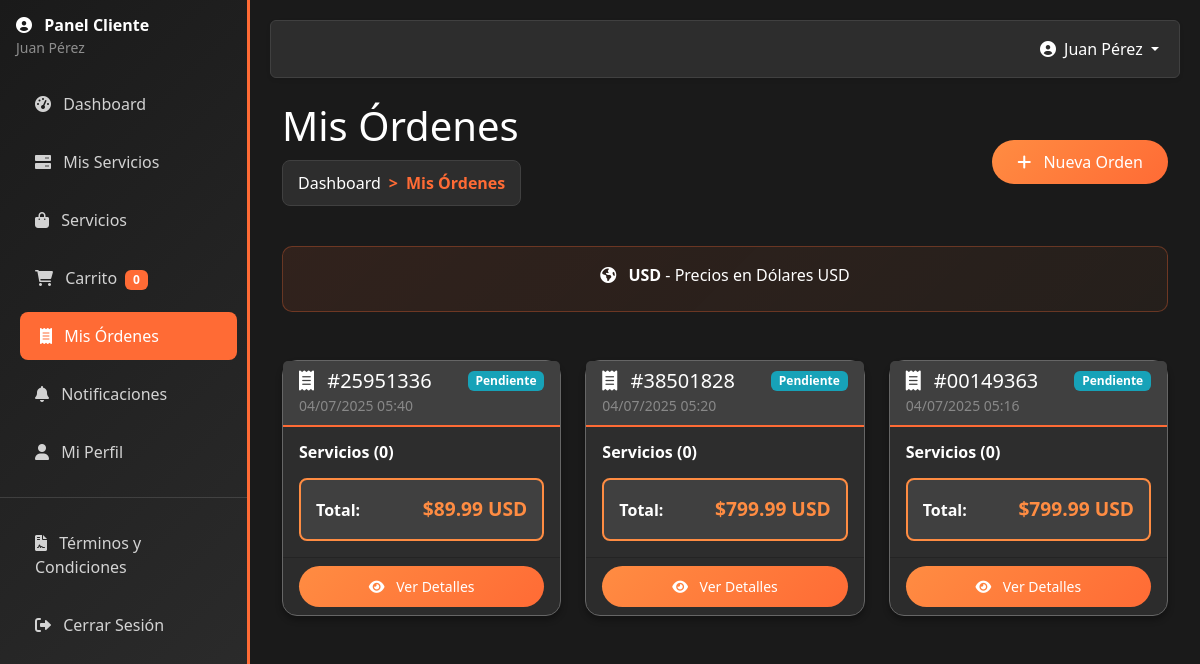
Page /accounts/my-orders/ (signed in) on the committed database.
### accounts/models.py (models this page shows, shortened)
class User(AbstractUser):
    USER_TYPE_CHOICES = [
        ('admin', 'Administrador'),
        ('client', 'Cliente'),
    ]
    user_type = models.CharField(max_length=10, choices=USER_TYPE_CHOICES, default='client')
    phone = models.CharField(max_length=20, blank=True, null=True)
    company = models.CharField(max_length=100, blank=True, null=True, verbose_name="Empresa")
    address = models.TextField(blank=True, null=True, verbose_name="Dirección")
    city = models.CharField(max_length=50, blank=True, null=True, verbose_name="Ciudad")
    country = models.CharField(max_length=50, blank=True, null=True, verbose_name="País")
    two_factor_enabled = models.BooleanField(default=False)
    created_at = models.DateTimeField(auto_now_add=True)
    updated_at = models.DateTimeField(auto_now=True)
    def is_client(self):
        return self.user_type == 'client'

class Order(models.Model):
    STATUS_CHOICES = [
        ('pending', 'Pendiente'),
        ('processing', 'Procesando'),
        ('completed', 'Completada'),
        ('cancelled', 'Cancelada'),
        ('failed', 'Fallida'),
    ]
    user = models.ForeignKey(User, on_delete=models.CASCADE, verbose_name="Usuario", null=True, blank=True)
    order_number = models.CharField(max_length=20, unique=True, verbose_name="Número de Orden")
    status = models.CharField(max_length=20, choices=STATUS_CHOICES, default='pending', verbose_name="Estado")
    subtotal = models.DecimalField(max_digits=10, decimal_places=2, verbose_name="Subtotal")
    tax_amount = models.DecimalField(max_digits=10, decimal_places=2, default=0, verbose_name="Impuestos")
    total_amount = models.DecimalField(max_digits=10, decimal_places=2, verbose_name="Total")
    billing_name = models.CharField(max_length=200, verbose_name="Nombre de Facturación")
    billing_email = models.EmailField(verbose_name="Email de Facturación")
    billing_address = models.TextField(verbose_name="Dirección de Facturación")
    notes = models.TextField(blank=True, verbose_name="Notas")
    created_at = models.DateTimeField(auto_now_add=True, verbose_name="Fecha de Creación")
    updated_at = models.DateTimeField(auto_now=True, verbose_name="Fecha de Actualización")
    class Meta:
        verbose_name = "Orden"
        verbose_name_plural = "Órdenes"
        ordering = ['-created_at']

### accounts/views.py (the view, shortened to what this page needs)
# urls.py: path('my-orders/', views.my_orders, name='my_orders'),
@login_required
def my_orders(request):
    if not request.user.is_client():
        return redirect('adminpanel:admin_dashboard')
    orders = Order.objects.filter(user=request.user).order_by('-created_at')
    user_country = get_user_country(request, request.user)
    user_currency = get_currency_for_country(user_country)
    orders_with_formatted_prices = []
    for order in orders:
        if order.total_amount > 1000 and user_currency == 'COP':
            order.total_formatted = format_price(order.total_amount, 'COP')
            order.subtotal_formatted = format_price(order.subtotal, 'COP')
            order.currency = 'COP'
        elif order.total_amount <= 1000 and user_currency == 'COP':
            total_converted = convert_price_to_currency(order.total_amount, 'COP')
            subtotal_converted = convert_price_to_currency(order.subtotal, 'COP')
            order.total_formatted = format_price(total_converted, 'COP')
            order.subtotal_formatted = format_price(subtotal_converted, 'COP')
            order.currency = 'COP'
        else:
            order.total_formatted = format_price(order.total_amount, 'USD')
            order.subtotal_formatted = format_price(order.subtotal, 'USD')
            order.currency = 'USD'
        orders_with_formatted_prices.append(order)
    context = {
        'orders': orders_with_formatted_prices,
        'user_country': user_country,
        'user_currency': user_currency,
    }
    return render(request, 'accounts/my_orders.html', context)

### accounts/templates/accounts/my_orders.html (shortened to what this page needs)
{% extends 'accounts/client_base.html' %}
{% load service_extras %}
{% block content %}
<div class="container-fluid">
    <div class="row mb-4">
        <div class="col-12">
            <div class="d-flex justify-content-between align-items-center">
                <div>
                    <h1 class="page-title mb-0" style="color: white !important;">Mis Órdenes</h1>
                    <nav aria-label="breadcrumb">
                        <ol class="breadcrumb" style="background-color: #2d2d2d; padding: 10px 15px; border-radius: 8px; margin-top: 10px;">
                            <li class="breadcrumb-item"><a href="{% url 'accounts:client_dashboard' %}" style="color: white;">Dashboard</a></li>
                            <li class="breadcrumb-item active" style="color: #ff8c42;">Mis Órdenes</li>
                        </ol>
                    </nav>
                </div>
                <div>
                    <a href="{% url 'services:home' %}" class="btn btn-primary">
                        <i class="fas fa-plus me-2"></i>
                        Nueva Orden
                    </a>
                </div>
            </div>
        </div>
    </div>
    {% if user_currency %}
    <div class="row mb-4">
        <div class="col-12">
            {% show_currency_indicator user_country user_currency %}
        </div>
    </div>
    {% endif %}
    {% if orders %}
    <div class="row">
        {% for order in orders %}
        <div class="col-lg-6 col-xl-4 mb-4">
            <div class="card order-card h-100">
                <div class="card-header">
                    <div class="d-flex justify-content-between align-items-center">
                        <h5 class="mb-0" style="color: white !important;">
                            <i class="fas fa-receipt me-2" style="color: #ff8c42;"></i>
                            #{{ order.order_number }}
                        </h5>
                        <span class="badge {% if order.status == 'completed' %}bg-success{% elif order.status == 'processing' %}bg-warning{% elif order.status == 'pending' %}bg-info{% elif order.status == 'cancelled' %}bg-secondary{% else %}bg-danger{% endif %}">
                            {{ order.get_status_display }}
                        </span>
                    </div>
                    <small class="text-muted">{{ order.created_at|date:"d/m/Y H:i" }}</small>
                </div>
                <div class="card-body">
                    <div class="order-items mb-3">
                        <h6 style="color: white !important;">Servicios ({{ order.items.count }})</h6>
                    </div>
                    <div class="order-total">
                        <div class="d-flex justify-content-between align-items-center">
                            <strong style="color: white !important;">Total:</strong>
                            <strong style="color: #ff8c42 !important; font-size: 1.2rem;">
                                {{ order.total_formatted }}
                            </strong>
                        </div>
                    </div>
                </div>
                <div class="card-footer">
                    <div class="d-grid gap-2">
                        <a href="{% url 'accounts:order_detail' order.order_number %}" class="btn btn-primary btn-sm">
                            <i class="fas fa-eye me-2"></i>
                            Ver Detalles
                        </a>
                    </div>
                </div>
            </div>
        </div>
        {% endfor %}
    </div>
    {% endif %}
</div>
{% endblock %}

### accounts/templates/accounts/client_base.html (shortened to what this page needs)
<!DOCTYPE html>
<html lang="es">
<head>
    <link href="https://cdn.jsdelivr.net/npm/bootstrap@5.3.0/dist/css/bootstrap.min.css" rel="stylesheet">
    <link rel="stylesheet" href="https://cdnjs.cloudflare.com/ajax/libs/font-awesome/6.0.0/css/all.min.css">
</head>
<body>
    <div class="sidebar">
        <div class="p-3">
            <h4 class="navbar-brand mb-0">
                <i class="fas fa-user-circle me-2"></i>
                Panel Cliente
            </h4>
            <small class="text-white-50">{{ user.get_full_name|default:user.username }}</small>
        </div>
        <nav class="nav flex-column">
            <a class="nav-link {% if request.resolver_match.url_name == 'client_dashboard' %}active{% endif %}"
               href="{% url 'accounts:client_dashboard' %}">
                <i class="fas fa-tachometer-alt me-2"></i> Dashboard
            </a>
            <a class="nav-link {% if request.resolver_match.url_name == 'client_services' %}active{% endif %}"
               href="{% url 'accounts:client_services' %}">
                <i class="fas fa-server me-2"></i> Mis Servicios
            </a>
            <a class="nav-link {% if request.resolver_match.url_name == 'home' %}active{% endif %}"
               href="{% url 'services:home' %}">
                <i class="fas fa-shopping-bag me-2"></i> Servicios
            </a>
            <a class="nav-link position-relative {% if request.resolver_match.url_name == 'cart' %}active{% endif %}"
               href="{% url 'services:cart' %}">
                <i class="fas fa-shopping-cart me-2"></i> Carrito
                <span class="badge bg-orange ms-1" id="cart-count">{{ cart_items_count }}</span>
            </a>
            <a class="nav-link {% if request.resolver_match.url_name == 'my_orders' %}active{% endif %}"
               href="{% url 'accounts:my_orders' %}">
                <i class="fas fa-receipt me-2"></i> Mis Órdenes
            </a>
            <a class="nav-link position-relative {% if request.resolver_match.url_name == 'client_notifications' %}active{% endif %}"
               href="{% url 'accounts:client_notifications' %}">
                <i class="fas fa-bell me-2"></i> Notificaciones
            </a>
            <a class="nav-link {% if request.resolver_match.url_name == 'client_profile' %}active{% endif %}"
               href="{% url 'accounts:client_profile' %}">
                <i class="fas fa-user me-2"></i> Mi Perfil
            </a>
            <hr class="text-white-50">
            <a class="nav-link {% if request.resolver_match.url_name == 'terms_and_conditions' %}active{% endif %}"
               href="{% url 'accounts:terms_and_conditions' %}">
                <i class="fas fa-file-contract me-2"></i> Términos y Condiciones
            </a>
            <a class="nav-link" href="{% url 'accounts:logout' %}">
                <i class="fas fa-sign-out-alt me-2"></i> Cerrar Sesión
            </a>
        </nav>
    </div>
    <div class="main-content">
        <nav class="navbar navbar-expand-lg navbar-dark rounded shadow-sm mb-4" style="background-color: var(--card-bg); border: 1px solid var(--border-color);">
            <div class="container-fluid">
                <div class="navbar-nav ms-auto">
                    <div class="nav-item dropdown">
                        <a class="nav-link dropdown-toggle" href="#" role="button" data-bs-toggle="dropdown">
                            <i class="fas fa-user-circle me-1"></i>
                            {{ user.get_full_name|default:user.username }}
                        </a>
                    </div>
                </div>
            </div>
        </nav>
        {% block content %}{% endblock %}
    </div>
</body>
</html>

### rows in the picture
User: get_full_name "Juan Pérez"
Order: order_number "25951336", status "Pendiente", created_at "04/07/2025 05:40", items.count "0", total_formatted "$89.99 USD"
Order: order_number "38501828", status "Pendiente", created_at "04/07/2025 05:20", items.count "0", total_formatted "$799.99 USD"
Order: order_number "00149363", status "Pendiente", created_at "04/07/2025 05:16", items.count "0", total_formatted "$799.99 USD"

### other values in the picture
{{ cart_items_count }} "0"
{{ country_name|default:"Internacional" }} "USD"
